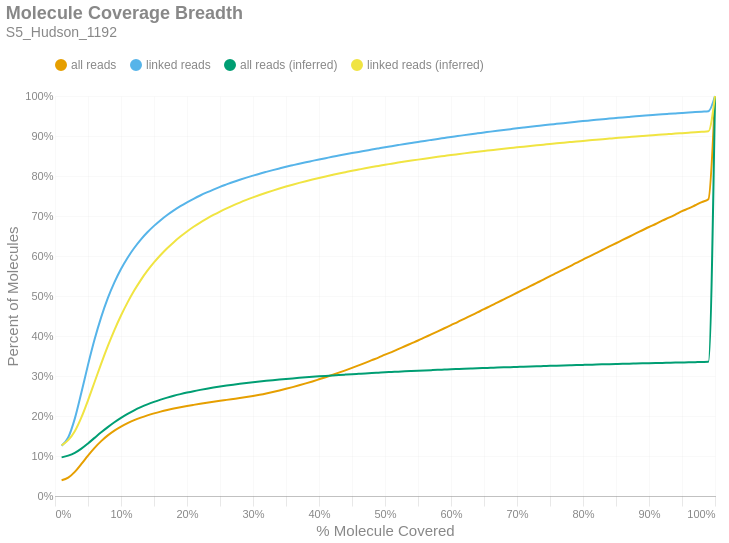

This figure's notebook cell:
### Markdown cell above
### Molecule Read Coverage
This chart shows molecule coverage breadth as computed by the number of bases aligned to that molecule. In other words, "*how much of each unique long molecule is actually sequenced/aligned?*" Keep in mind there is a distinction between sequences and alignments, since some sequences belonging to a particular molecule may not align well and wouldn't appear in the alignment data. This chart also shows molecule coverage breadth as computed by the *inferred fragment* from which the aligned sequences originate. Unlike read coverage, this calculation takes into account the total insert size, including unsequenced gaps between the forward and reverse reads. Like the previous figures, these are cumulative percents.

### Code cell
if SKIPLR:
    print_html(f"Skipped")
else:
    binned_df = consolidated_hist(valids['coverage_bp'], mask, 0.01, True)
    binned_df_inf = consolidated_hist(valids['coverage_inserts'], mask, 0.01, True)
    binned_df = binned_df.with_columns(pl.lit(binned_df_inf['all reads (cumsum)']).alias('all reads (inferred)'))
    binned_df = binned_df.with_columns(pl.lit(binned_df_inf['linked reads (cumsum)']).alias('linked reads (inferred)'))
    binned_df = binned_df.with_columns(
        (pl.col('bin').cast(pl.Float64) + 0.01).alias('right_edge')
    )

    with SafeRender(binned_df):
        (
            density_plot(binned_df, 'Molecule Coverage Breadth', samplename, 'molcov', ['all reads (inferred)','linked reads (inferred)'])
            .encode(
                #x=alt.X('bin:Q', title="% Molecule Covered").axis(format = '%').scale(padding=0),
                x=alt.X('right_edge:Q', title="% Molecule Covered").axis(format='%').scale(padding=0),
                y=alt.Y('value:Q', title='Percent of Molecules')
                    .axis(format='%')
                    .stack(False)
                    .scale(domainMin=0, padding=0),
                color=alt.Color("key:N").scale(domain = ["all reads", "linked reads", "all reads (inferred)", "linked reads (inferred)"]),
                tooltip = [
                    alt.Tooltip("key:N", title = "Data Type"),
                    alt.Tooltip("range_label:N", title="% Molecule Covered"),
                    alt.Tooltip("value:Q", format = ".2%", title="% Molecules")
                ]
            )
        ).display()

### Figure 1 — Vega-Lite specification as saved in the notebook (floating-point values rounded to 4 significant figures)
{"width": "container", "height": 400, "config": {"title": {"anchor": "start", "dy": -15, "fontSize": 18, "color": "#888888", "subtitleColor": "#888888", "subtitleFontSize": 14}, "arc": {"fill": "#0072B2"}, "axis": {"domainColor": "#888888", "domainWidth": 0.5, "gridWidth": 0.2, "grid": false, "titleFontWeight": 400, "titleFontSize": 15, "labelFontSize": 11, "labelColor": "#888888", "tickColor": "#888888", "tickWidth": 0.2, "titleColor": "#888888"}, "axisBand": {"grid": false}, "axisX": {"grid": true, "tickSize": 10, "domainCap": "round"}, "axisY": {"domain": false, "grid": true, "tickSize": 0, "domainCap": "round"}, "background": "transparent", "header": {"labelFontSize": 15, "labelColor": "#888888", "titleFontSize": 15, "titleFontWeight": 600, "titleColor": "#888888"}, "legend": {"labelFont": "sans-serif", "labelFontSize": 12, "labelColor": "#888888", "symbolSize": 100, "symbolType": "circle", "titleFontSize": 12, "titlePadding": 10, "titleColor": "#888888", "title": null, "orient": "top"}, "range": {"category": ["#E69F00", "#56B4E9", "#009E73", "#F0E442", "#0072B2", "#D55E00", "#CC79A7", "#000000"], "diverging": ["#cfe8f3", "#a2d4ec", "#73bfe2", "#46abdb", "#1696d2", "#12719e"]}, "area": {"fill": "#0072B2", "fillOpacity": 0.7, "line": true, "strokeOpacity": 0.7}, "line": {"color": "#0072B2", "stroke": "#0072B2", "strokeWidth": 2}, "trail": {"color": "#0072B2", "stroke": "#0072B2", "strokeWidth": 0, "size": 1}, "point": {"filled": true, "fillOpacity": 1.0, "size": 95}, "text": {"color": "#888888", "fontSize": 11, "align": "right", "fontWeight": 400, "size": 11}, "bar": {"fill": "#0072B2", "stroke": null}, "view": {"stroke": null, "continuousWidth": 660, "continuousHeight": 400}}, "data": {"name": "data-8a4ffffd753d54e5eae5ded180fde735"}, "mark": {"type": "line", "interpolate": "monotone", "point": {"opacity": 0, "size": 275}}, "encoding": {"color": {"field": "key", "scale": {"domain": ["all reads", "linked reads", "all reads (inferred)", "linked reads (inferred)"]}, "type": "nominal"}, "tooltip": [{"field": "key", "title": "Data Type", "type": "nominal"}, {"field": "range_label", "title": "% Molecule Covered", "type": "nominal"}, {"field": "value", "format": ".2%", "title": "% Molecules", "type": "quantitative"}], "x": {"axis": {"format": "%"}, "field": "right_edge", "scale": {"padding": 0}, "title": "% Molecule Covered", "type": "quantitative"}, "y": {"axis": {"format": "%"}, "field": "value", "scale": {"domainMin": 0, "padding": 0}, "stack": false, "title": "Percent of Molecules", "type": "quantitative"}}, "params": [{"name": "param_c36ac31b6afebe62", "select": {"type": "point", "fields": ["key"]}, "bind": "legend"}], "title": {"text": "Molecule Coverage Breadth", "subtitle": "S5_Hudson_1192"}, "transform": [{"fold": ["all reads (cumsum)", "linked reads (cumsum)", "all reads (inferred)", "linked reads (inferred)"]}, {"calculate": "replace(datum.key, ' (cumsum)', '')", "as": "key"}, {"filter": {"param": "param_c36ac31b6afebe62"}}], "usermeta": {"embedOptions": {"downloadFileName": "S5_Hudson_1192.molcov"}}, "$schema": "https://vega.github.io/schema/vega-lite/v6.1.0.json", "datasets": {"data-8a4ffffd753d54e5eae5ded180fde735": [{"bin": "0.0", "interval": "0.0-0.01", "all reads": 0.03926, "linked reads": 0.1255, "all reads (cumsum)": 0.03926, "linked reads (cumsum)": 0.1255, "range_label": "0.0-0.01", "all reads (inferred)": 0.09657, "linked reads (inferred)": 0.1265, "right_edge": 0.01}, {"bin": "0.01", "interval": "0.01-0.02", "all reads": 0.006526, "linked reads": 0.02067, "all reads (cumsum)": 0.04579, "linked reads (cumsum)": 0.1462, "range_label": "0.01-0.02", "all reads (inferred)": 0.1008, "linked reads (inferred)": 0.1395, "right_edge": 0.02}, {"bin": "0.02", "interval": "0.02-0.03", "all reads": 0.01454, "linked reads": 0.04725, "all reads (cumsum)": 0.06033, "linked reads (cumsum)": 0.1934, "range_label": "0.02-0.03", "all reads (inferred)": 0.1078, "linked reads (inferred)": 0.1619, "right_edge": 0.03}, {"bin": "0.03", "interval": "0.03-0.04", "all reads": 0.01991, "linked reads": 0.06539, "all reads (cumsum)": 0.08023, "linked reads (cumsum)": 0.2588, "range_label": "0.03-0.04", "all reads (inferred)": 0.1184, "linked reads (inferred)": 0.1964, "right_edge": 0.04}, {"bin": "0.04", "interval": "0.04-0.05", "all reads": 0.02089, "linked reads": 0.069, "all reads (cumsum)": 0.1011, "linked reads (cumsum)": 0.3278, "range_label": "0.04-0.05", "all reads (inferred)": 0.1314, "linked reads (inferred)": 0.239, "right_edge": 0.05}, {"bin": "0.05", "interval": "0.05-0.06", "all reads": 0.01934, "linked reads": 0.06394, "all reads (cumsum)": 0.1205, "linked reads (cumsum)": 0.3918, "range_label": "0.05-0.06", "all reads (inferred)": 0.1453, "linked reads (inferred)": 0.285, "right_edge": 0.06}, {"bin": "0.06", "interval": "0.06-0.07", "all reads": 0.01675, "linked reads": 0.05544, "all reads (cumsum)": 0.1372, "linked reads (cumsum)": 0.4472, "range_label": "0.06-0.07", "all reads (inferred)": 0.1591, "linked reads (inferred)": 0.3309, "right_edge": 0.07}, {"bin": "0.07", "interval": "0.07-0.08", "all reads": 0.01432, "linked reads": 0.04746, "all reads (cumsum)": 0.1515, "linked reads (cumsum)": 0.4947, "range_label": "0.07-0.08", "all reads (inferred)": 0.1722, "linked reads (inferred)": 0.3744, "right_edge": 0.08}, {"bin": "0.08", "interval": "0.08-0.09", "all reads": 0.01193, "linked reads": 0.03943, "all reads (cumsum)": 0.1635, "linked reads (cumsum)": 0.5341, "range_label": "0.08-0.09", "all reads (inferred)": 0.1844, "linked reads (inferred)": 0.4148, "right_edge": 0.09}, {"bin": "0.09", "interval": "0.09-0.1", "all reads": 0.01011, "linked reads": 0.03334, "all reads (cumsum)": 0.1736, "linked reads (cumsum)": 0.5674, "range_label": "0.09-0.1", "all reads (inferred)": 0.1954, "linked reads (inferred)": 0.4513, "right_edge": 0.1}, {"bin": "0.1", "interval": "0.1-0.11", "all reads": 0.008627, "linked reads": 0.02835, "all reads (cumsum)": 0.1822, "linked reads (cumsum)": 0.5958, "range_label": "0.1-0.11", "all reads (inferred)": 0.2052, "linked reads (inferred)": 0.4841, "right_edge": 0.11}, {"bin": "0.11", "interval": "0.11-0.12", "all reads": 0.007368, "linked reads": 0.0242, "all reads (cumsum)": 0.1896, "linked reads (cumsum)": 0.62, "range_label": "0.11-0.12", "all reads (inferred)": 0.2141, "linked reads (inferred)": 0.5136, "right_edge": 0.12}, {"bin": "0.12", "interval": "0.12-0.13", "all reads": 0.006387, "linked reads": 0.02098, "all reads (cumsum)": 0.196, "linked reads (cumsum)": 0.641, "range_label": "0.12-0.13", "all reads (inferred)": 0.222, "linked reads (inferred)": 0.5398, "right_edge": 0.13}, {"bin": "0.13", "interval": "0.13-0.14", "all reads": 0.005589, "linked reads": 0.01828, "all reads (cumsum)": 0.2016, "linked reads (cumsum)": 0.6592, "range_label": "0.13-0.14", "all reads (inferred)": 0.229, "linked reads (inferred)": 0.5632, "right_edge": 0.14}, {"bin": "0.14", "interval": "0.14-0.15", "all reads": 0.004934, "linked reads": 0.01608, "all reads (cumsum)": 0.2065, "linked reads (cumsum)": 0.6753, "range_label": "0.14-0.15", "all reads (inferred)": 0.2352, "linked reads (inferred)": 0.5838, "right_edge": 0.15}, {"bin": "0.15", "interval": "0.15-0.16", "all reads": 0.00442, "linked reads": 0.01432, "all reads (cumsum)": 0.2109, "linked reads (cumsum)": 0.6896, "range_label": "0.15-0.16", "all reads (inferred)": 0.2408, "linked reads (inferred)": 0.6025, "right_edge": 0.16}, {"bin": "0.16", "interval": "0.16-0.17", "all reads": 0.004013, "linked reads": 0.01288, "all reads (cumsum)": 0.2149, "linked reads (cumsum)": 0.7025, "range_label": "0.16-0.17", "all reads (inferred)": 0.2459, "linked reads (inferred)": 0.6194, "right_edge": 0.17}, {"bin": "0.17", "interval": "0.17-0.18", "all reads": 0.003647, "linked reads": 0.01164, "all reads (cumsum)": 0.2186, "linked reads (cumsum)": 0.7142, "range_label": "0.17-0.18", "all reads (inferred)": 0.2505, "linked reads (inferred)": 0.6347, "right_edge": 0.18}, {"bin": "0.18", "interval": "0.18-0.19", "all reads": 0.003344, "linked reads": 0.0105, "all reads (cumsum)": 0.2219, "linked reads (cumsum)": 0.7247, "range_label": "0.18-0.19", "all reads (inferred)": 0.2547, "linked reads (inferred)": 0.6486, "right_edge": 0.19}, {"bin": "0.19", "interval": "0.19-0.2", "all reads": 0.003083, "linked reads": 0.00957, "all reads (cumsum)": 0.225, "linked reads (cumsum)": 0.7342, "range_label": "0.19-0.2", "all reads (inferred)": 0.2586, "linked reads (inferred)": 0.6614, "right_edge": 0.2}, {"bin": "0.2", "interval": "0.2-0.21", "all reads": 0.002845, "linked reads": 0.008715, "all reads (cumsum)": 0.2278, "linked reads (cumsum)": 0.7429, "range_label": "0.2-0.21", "all reads (inferred)": 0.2621, "linked reads (inferred)": 0.6731, "right_edge": 0.21}, {"bin": "0.21", "interval": "0.21-0.22", "all reads": 0.002738, "linked reads": 0.008252, "all reads (cumsum)": 0.2306, "linked reads (cumsum)": 0.7512, "range_label": "0.21-0.22", "all reads (inferred)": 0.2653, "linked reads (inferred)": 0.6837, "right_edge": 0.22}, {"bin": "0.22", "interval": "0.22-0.23", "all reads": 0.002594, "linked reads": 0.007684, "all reads (cumsum)": 0.2332, "linked reads (cumsum)": 0.7589, "range_label": "0.22-0.23", "all reads (inferred)": 0.2683, "linked reads (inferred)": 0.6935, "right_edge": 0.23}, {"bin": "0.23", "interval": "0.23-0.24", "all reads": 0.002501, "linked reads": 0.007254, "all reads (cumsum)": 0.2357, "linked reads (cumsum)": 0.7661, "range_label": "0.23-0.24", "all reads (inferred)": 0.2711, "linked reads (inferred)": 0.7026, "right_edge": 0.24}, {"bin": "0.24", "interval": "0.24-0.25", "all reads": 0.002404, "linked reads": 0.006807, "all reads (cumsum)": 0.2381, "linked reads (cumsum)": 0.7729, "range_label": "0.24-0.25", "all reads (inferred)": 0.2736, "linked reads (inferred)": 0.7112, "right_edge": 0.25}, {"bin": "0.25", "interval": "0.25-0.26", "all reads": 0.002247, "linked reads": 0.006138, "all reads (cumsum)": 0.2403, "linked reads (cumsum)": 0.7791, "range_label": "0.25-0.26", "all reads (inferred)": 0.276, "linked reads (inferred)": 0.719, "right_edge": 0.26}, {"bin": "0.26", "interval": "0.26-0.27", "all reads": 0.0023, "linked reads": 0.006007, "all reads (cumsum)": 0.2426, "linked reads (cumsum)": 0.7851, "range_label": "0.26-0.27", "all reads (inferred)": 0.2783, "linked reads (inferred)": 0.7265, "right_edge": 0.27}, {"bin": "0.27", "interval": "0.27-0.28", "all reads": 0.002308, "linked reads": 0.005576, "all reads (cumsum)": 0.2449, "linked reads (cumsum)": 0.7907, "range_label": "0.27-0.28", "all reads (inferred)": 0.2804, "linked reads (inferred)": 0.7336, "right_edge": 0.28}, {"bin": "0.28", "interval": "0.28-0.29", "all reads": 0.002485, "linked reads": 0.005264, "all reads (cumsum)": 0.2474, "linked reads (cumsum)": 0.7959, "range_label": "0.28-0.29", "all reads (inferred)": 0.2824, "linked reads (inferred)": 0.7402, "right_edge": 0.29}, {"bin": "0.29", "interval": "0.29-0.3", "all reads": 0.002738, "linked reads": 0.005006, "all reads (cumsum)": 0.2502, "linked reads (cumsum)": 0.8009, "range_label": "0.29-0.3", "all reads (inferred)": 0.2843, "linked reads (inferred)": 0.7464, "right_edge": 0.3}, {"bin": "0.3", "interval": "0.3-0.31", "all reads": 0.00302, "linked reads": 0.004872, "all reads (cumsum)": 0.2532, "linked reads (cumsum)": 0.8058, "range_label": "0.3-0.31", "all reads (inferred)": 0.2861, "linked reads (inferred)": 0.7524, "right_edge": 0.31}, {"bin": "0.31", "interval": "0.31-0.32", "all reads": 0.003277, "linked reads": 0.004521, "all reads (cumsum)": 0.2564, "linked reads (cumsum)": 0.8103, "range_label": "0.31-0.32", "all reads (inferred)": 0.2879, "linked reads (inferred)": 0.7581, "right_edge": 0.32}, {"bin": "0.32", "interval": "0.32-0.33", "all reads": 0.003597, "linked reads": 0.004378, "all reads (cumsum)": 0.26, "linked reads (cumsum)": 0.8147, "range_label": "0.32-0.33", "all reads (inferred)": 0.2895, "linked reads (inferred)": 0.7635, "right_edge": 0.33}, {"bin": "0.33", "interval": "0.33-0.34", "all reads": 0.003833, "linked reads": 0.00422, "all reads (cumsum)": 0.2639, "linked reads (cumsum)": 0.8189, "range_label": "0.33-0.34", "all reads (inferred)": 0.2911, "linked reads (inferred)": 0.7686, "right_edge": 0.34}, {"bin": "0.34", "interval": "0.34-0.35", "all reads": 0.004044, "linked reads": 0.004107, "all reads (cumsum)": 0.2679, "linked reads (cumsum)": 0.823, "range_label": "0.34-0.35", "all reads (inferred)": 0.2926, "linked reads (inferred)": 0.7736, "right_edge": 0.35}, {"bin": "0.35", "interval": "0.35-0.36", "all reads": 0.00427, "linked reads": 0.003839, "all reads (cumsum)": 0.2722, "linked reads (cumsum)": 0.8269, "range_label": "0.35-0.36", "all reads (inferred)": 0.294, "linked reads (inferred)": 0.7783, "right_edge": 0.36}, {"bin": "0.36", "interval": "0.36-0.37", "all reads": 0.004545, "linked reads": 0.003773, "all reads (cumsum)": 0.2767, "linked reads (cumsum)": 0.8306, "range_label": "0.36-0.37", "all reads (inferred)": 0.2954, "linked reads (inferred)": 0.7827, "right_edge": 0.37}, {"bin": "0.37", "interval": "0.37-0.38", "all reads": 0.00474, "linked reads": 0.003621, "all reads (cumsum)": 0.2815, "linked reads (cumsum)": 0.8343, "range_label": "0.37-0.38", "all reads (inferred)": 0.2967, "linked reads (inferred)": 0.7871, "right_edge": 0.38}, {"bin": "0.38", "interval": "0.38-0.39", "all reads": 0.004953, "linked reads": 0.003536, "all reads (cumsum)": 0.2864, "linked reads (cumsum)": 0.8378, "range_label": "0.38-0.39", "all reads (inferred)": 0.2979, "linked reads (inferred)": 0.7912, "right_edge": 0.39}, {"bin": "0.39", "interval": "0.39-0.4", "all reads": 0.005264, "linked reads": 0.003548, "all reads (cumsum)": 0.2917, "linked reads (cumsum)": 0.8413, "range_label": "0.39-0.4", "all reads (inferred)": 0.2992, "linked reads (inferred)": 0.7952, "right_edge": 0.4}, {"bin": "0.4", "interval": "0.4-0.41", "all reads": 0.005326, "linked reads": 0.003268, "all reads (cumsum)": 0.297, "linked reads (cumsum)": 0.8446, "range_label": "0.4-0.41", "all reads (inferred)": 0.3003, "linked reads (inferred)": 0.7989, "right_edge": 0.41}, {"bin": "0.41", "interval": "0.41-0.42", "all reads": 0.005592, "linked reads": 0.00332, "all reads (cumsum)": 0.3026, "linked reads (cumsum)": 0.8479, "range_label": "0.41-0.42", "all reads (inferred)": 0.3014, "linked reads (inferred)": 0.8026, "right_edge": 0.42}, {"bin": "0.42", "interval": "0.42-0.43", "all reads": 0.00569, "linked reads": 0.003119, "all reads (cumsum)": 0.3083, "linked reads (cumsum)": 0.851, "range_label": "0.42-0.43", "all reads (inferred)": 0.3025, "linked reads (inferred)": 0.8061, "right_edge": 0.43}, {"bin": "0.43", "interval": "0.43-0.44", "all reads": 0.005874, "linked reads": 0.003132, "all reads (cumsum)": 0.3142, "linked reads (cumsum)": 0.8542, "range_label": "0.43-0.44", "all reads (inferred)": 0.3035, "linked reads (inferred)": 0.8095, "right_edge": 0.44}, {"bin": "0.44", "interval": "0.44-0.45", "all reads": 0.006114, "linked reads": 0.003071, "all reads (cumsum)": 0.3203, "linked reads (cumsum)": 0.8573, "range_label": "0.44-0.45", "all reads (inferred)": 0.3046, "linked reads (inferred)": 0.8129, "right_edge": 0.45}, {"bin": "0.45", "interval": "0.45-0.46", "all reads": 0.006242, "linked reads": 0.002992, "all reads (cumsum)": 0.3265, "linked reads (cumsum)": 0.8602, "range_label": "0.45-0.46", "all reads (inferred)": 0.3055, "linked reads (inferred)": 0.8161, "right_edge": 0.46}, {"bin": "0.46", "interval": "0.46-0.47", "all reads": 0.006365, "linked reads": 0.002915, "all reads (cumsum)": 0.3329, "linked reads (cumsum)": 0.8632, "range_label": "0.46-0.47", "all reads (inferred)": 0.3065, "linked reads (inferred)": 0.8193, "right_edge": 0.47}, {"bin": "0.47", "interval": "0.47-0.48", "all reads": 0.006614, "linked reads": 0.002953, "all reads (cumsum)": 0.3395, "linked reads (cumsum)": 0.8661, "range_label": "0.47-0.48", "all reads (inferred)": 0.3074, "linked reads (inferred)": 0.8223, "right_edge": 0.48}, {"bin": "0.48", "interval": "0.48-0.49", "all reads": 0.006501, "linked reads": 0.002903, "all reads (cumsum)": 0.346, "linked reads (cumsum)": 0.869, "range_label": "0.48-0.49", "all reads (inferred)": 0.3083, "linked reads (inferred)": 0.8252, "right_edge": 0.49}, {"bin": "0.49", "interval": "0.49-0.5", "all reads": 0.00733, "linked reads": 0.002887, "all reads (cumsum)": 0.3533, "linked reads (cumsum)": 0.8719, "range_label": "0.49-0.5", "all reads (inferred)": 0.3092, "linked reads (inferred)": 0.8281, "right_edge": 0.5}, {"bin": "0.5", "interval": "0.5-0.51", "all reads": 0.00646, "linked reads": 0.002723, "all reads (cumsum)": 0.3598, "linked reads (cumsum)": 0.8746, "range_label": "0.5-0.51", "all reads (inferred)": 0.31, "linked reads (inferred)": 0.8308, "right_edge": 0.51}, {"bin": "0.51", "interval": "0.51-0.52", "all reads": 0.00736, "linked reads": 0.002704, "all reads (cumsum)": 0.3672, "linked reads (cumsum)": 0.8773, "range_label": "0.51-0.52", "all reads (inferred)": 0.3109, "linked reads (inferred)": 0.8335, "right_edge": 0.52}, {"bin": "0.52", "interval": "0.52-0.53", "all reads": 0.007109, "linked reads": 0.002673, "all reads (cumsum)": 0.3743, "linked reads (cumsum)": 0.88, "range_label": "0.52-0.53", "all reads (inferred)": 0.3117, "linked reads (inferred)": 0.8361, "right_edge": 0.53}, {"bin": "0.53", "interval": "0.53-0.54", "all reads": 0.007285, "linked reads": 0.00258, "all reads (cumsum)": 0.3816, "linked reads (cumsum)": 0.8826, "range_label": "0.53-0.54", "all reads (inferred)": 0.3124, "linked reads (inferred)": 0.8386, "right_edge": 0.54}, {"bin": "0.54", "interval": "0.54-0.55", "all reads": 0.007243, "linked reads": 0.002572, "all reads (cumsum)": 0.3888, "linked reads (cumsum)": 0.8852, "range_label": "0.54-0.55", "all reads (inferred)": 0.3132, "linked reads (inferred)": 0.841, "right_edge": 0.55}, {"bin": "0.55", "interval": "0.55-0.56", "all reads": 0.007613, "linked reads": 0.002589, "all reads (cumsum)": 0.3964, "linked reads (cumsum)": 0.8877, "range_label": "0.55-0.56", "all reads (inferred)": 0.3139, "linked reads (inferred)": 0.8433, "right_edge": 0.56}, {"bin": "0.56", "interval": "0.56-0.57", "all reads": 0.007556, "linked reads": 0.0025, "all reads (cumsum)": 0.404, "linked reads (cumsum)": 0.8902, "range_label": "0.56-0.57", "all reads (inferred)": 0.3146, "linked reads (inferred)": 0.8456, "right_edge": 0.57}, {"bin": "0.57", "interval": "0.57-0.58", "all reads": 0.00763, "linked reads": 0.00248, "all reads (cumsum)": 0.4116, "linked reads (cumsum)": 0.8927, "range_label": "0.57-0.58", "all reads (inferred)": 0.3153, "linked reads (inferred)": 0.8479, "right_edge": 0.58}, {"bin": "0.58", "interval": "0.58-0.59", "all reads": 0.007751, "linked reads": 0.002387, "all reads (cumsum)": 0.4193, "linked reads (cumsum)": 0.8951, "range_label": "0.58-0.59", "all reads (inferred)": 0.316, "linked reads (inferred)": 0.8502, "right_edge": 0.59}, {"bin": "0.59", "interval": "0.59-0.6", "all reads": 0.007917, "linked reads": 0.002411, "all reads (cumsum)": 0.4273, "linked reads (cumsum)": 0.8975, "range_label": "0.59-0.6", "all reads (inferred)": 0.3167, "linked reads (inferred)": 0.8524, "right_edge": 0.6}, {"bin": "0.6", "interval": "0.6-0.61", "all reads": 0.007644, "linked reads": 0.002298, "all reads (cumsum)": 0.4349, "linked reads (cumsum)": 0.8998, "range_label": "0.6-0.61", "all reads (inferred)": 0.3174, "linked reads (inferred)": 0.8545, "right_edge": 0.61}, {"bin": "0.61", "interval": "0.61-0.62", "all reads": 0.008071, "linked reads": 0.00235, "all reads (cumsum)": 0.443, "linked reads (cumsum)": 0.9022, "range_label": "0.61-0.62", "all reads (inferred)": 0.318, "linked reads (inferred)": 0.8566, "right_edge": 0.62}, {"bin": "0.62", "interval": "0.62-0.63", "all reads": 0.007914, "linked reads": 0.002276, "all reads (cumsum)": 0.4509, "linked reads (cumsum)": 0.9044, "range_label": "0.62-0.63", "all reads (inferred)": 0.3186, "linked reads (inferred)": 0.8586, "right_edge": 0.63}, {"bin": "0.63", "interval": "0.63-0.64", "all reads": 0.008048, "linked reads": 0.002182, "all reads (cumsum)": 0.4589, "linked reads (cumsum)": 0.9066, "range_label": "0.63-0.64", "all reads (inferred)": 0.3193, "linked reads (inferred)": 0.8605, "right_edge": 0.64}, {"bin": "0.64", "interval": "0.64-0.65", "all reads": 0.007997, "linked reads": 0.002152, "all reads (cumsum)": 0.4669, "linked reads (cumsum)": 0.9088, "range_label": "0.64-0.65", "all reads (inferred)": 0.3199, "linked reads (inferred)": 0.8625, "right_edge": 0.65}, {"bin": "0.65", "interval": "0.65-0.66", "all reads": 0.008431, "linked reads": 0.002177, "all reads (cumsum)": 0.4754, "linked reads (cumsum)": 0.911, "range_label": "0.65-0.66", "all reads (inferred)": 0.3204, "linked reads (inferred)": 0.8644, "right_edge": 0.66}, {"bin": "0.66", "interval": "0.66-0.67", "all reads": 0.008037, "linked reads": 0.002126, "all reads (cumsum)": 0.4834, "linked reads (cumsum)": 0.9131, "range_label": "0.66-0.67", "all reads (inferred)": 0.321, "linked reads (inferred)": 0.8663, "right_edge": 0.67}, {"bin": "0.67", "interval": "0.67-0.68", "all reads": 0.008232, "linked reads": 0.002043, "all reads (cumsum)": 0.4916, "linked reads (cumsum)": 0.9151, "range_label": "0.67-0.68", "all reads (inferred)": 0.3216, "linked reads (inferred)": 0.8681, "right_edge": 0.68}, {"bin": "0.68", "interval": "0.68-0.69", "all reads": 0.008152, "linked reads": 0.002005, "all reads (cumsum)": 0.4998, "linked reads (cumsum)": 0.9171, "range_label": "0.68-0.69", "all reads (inferred)": 0.3222, "linked reads (inferred)": 0.8699, "right_edge": 0.69}, {"bin": "0.69", "interval": "0.69-0.7", "all reads": 0.008345, "linked reads": 0.002014, "all reads (cumsum)": 0.5081, "linked reads (cumsum)": 0.9191, "range_label": "0.69-0.7", "all reads (inferred)": 0.3227, "linked reads (inferred)": 0.8716, "right_edge": 0.7}, {"bin": "0.7", "interval": "0.7-0.71", "all reads": 0.008181, "linked reads": 0.00196, "all reads (cumsum)": 0.5163, "linked reads (cumsum)": 0.9211, "range_label": "0.7-0.71", "all reads (inferred)": 0.3233, "linked reads (inferred)": 0.8734, "right_edge": 0.71}, {"bin": "0.71", "interval": "0.71-0.72", "all reads": 0.008164, "linked reads": 0.001929, "all reads (cumsum)": 0.5245, "linked reads (cumsum)": 0.923, "range_label": "0.71-0.72", "all reads (inferred)": 0.3238, "linked reads (inferred)": 0.8751, "right_edge": 0.72}, {"bin": "0.72", "interval": "0.72-0.73", "all reads": 0.008348, "linked reads": 0.001865, "all reads (cumsum)": 0.5328, "linked reads (cumsum)": 0.9249, "range_label": "0.72-0.73", "all reads (inferred)": 0.3243, "linked reads (inferred)": 0.8768, "right_edge": 0.73}, {"bin": "0.73", "interval": "0.73-0.74", "all reads": 0.008194, "linked reads": 0.00187, "all reads (cumsum)": 0.541, "linked reads (cumsum)": 0.9268, "range_label": "0.73-0.74", "all reads (inferred)": 0.3248, "linked reads (inferred)": 0.8784, "right_edge": 0.74}, {"bin": "0.74", "interval": "0.74-0.75", "all reads": 0.008626, "linked reads": 0.001856, "all reads (cumsum)": 0.5496, "linked reads (cumsum)": 0.9286, "range_label": "0.74-0.75", "all reads (inferred)": 0.3253, "linked reads (inferred)": 0.88, "right_edge": 0.75}, {"bin": "0.75", "interval": "0.75-0.76", "all reads": 0.008081, "linked reads": 0.001702, "all reads (cumsum)": 0.5577, "linked reads (cumsum)": 0.9303, "range_label": "0.75-0.76", "all reads (inferred)": 0.3258, "linked reads (inferred)": 0.8816, "right_edge": 0.76}, {"bin": "0.76", "interval": "0.76-0.77", "all reads": 0.008327, "linked reads": 0.001752, "all reads (cumsum)": 0.5661, "linked reads (cumsum)": 0.9321, "range_label": "0.76-0.77", "all reads (inferred)": 0.3263, "linked reads (inferred)": 0.8831, "right_edge": 0.77}, {"bin": "0.77", "interval": "0.77-0.78", "all reads": 0.008269, "linked reads": 0.001717, "all reads (cumsum)": 0.5743, "linked reads (cumsum)": 0.9338, "range_label": "0.77-0.78", "all reads (inferred)": 0.3268, "linked reads (inferred)": 0.8847, "right_edge": 0.78}, {"bin": "0.78", "interval": "0.78-0.79", "all reads": 0.008225, "linked reads": 0.001717, "all reads (cumsum)": 0.5825, "linked reads (cumsum)": 0.9355, "range_label": "0.78-0.79", "all reads (inferred)": 0.3273, "linked reads (inferred)": 0.8863, "right_edge": 0.79}, {"bin": "0.79", "interval": "0.79-0.8", "all reads": 0.008582, "linked reads": 0.001698, "all reads (cumsum)": 0.5911, "linked reads (cumsum)": 0.9372, "range_label": "0.79-0.8", "all reads (inferred)": 0.3277, "linked reads (inferred)": 0.8877, "right_edge": 0.8}, {"bin": "0.8", "interval": "0.8-0.81", "all reads": 0.00801, "linked reads": 0.001595, "all reads (cumsum)": 0.5991, "linked reads (cumsum)": 0.9388, "range_label": "0.8-0.81", "all reads (inferred)": 0.3282, "linked reads (inferred)": 0.8892, "right_edge": 0.81}, {"bin": "0.81", "interval": "0.81-0.82", "all reads": 0.008199, "linked reads": 0.001586, "all reads (cumsum)": 0.6073, "linked reads (cumsum)": 0.9404, "range_label": "0.81-0.82", "all reads (inferred)": 0.3287, "linked reads (inferred)": 0.8907, "right_edge": 0.82}, {"bin": "0.82", "interval": "0.82-0.83", "all reads": 0.008288, "linked reads": 0.001505, "all reads (cumsum)": 0.6156, "linked reads (cumsum)": 0.9419, "range_label": "0.82-0.83", "all reads (inferred)": 0.3291, "linked reads (inferred)": 0.8921, "right_edge": 0.83}, {"bin": "0.83", "interval": "0.83-0.84", "all reads": 0.008213, "linked reads": 0.001571, "all reads (cumsum)": 0.6238, "linked reads (cumsum)": 0.9435, "range_label": "0.83-0.84", "all reads (inferred)": 0.3296, "linked reads (inferred)": 0.8935, "right_edge": 0.84}, {"bin": "0.84", "interval": "0.84-0.85", "all reads": 0.008024, "linked reads": 0.001456, "all reads (cumsum)": 0.6319, "linked reads (cumsum)": 0.9449, "range_label": "0.84-0.85", "all reads (inferred)": 0.33, "linked reads (inferred)": 0.8949, "right_edge": 0.85}, {"bin": "0.85", "interval": "0.85-0.86", "all reads": 0.00825, "linked reads": 0.001455, "all reads (cumsum)": 0.6401, "linked reads (cumsum)": 0.9464, "range_label": "0.85-0.86", "all reads (inferred)": 0.3304, "linked reads (inferred)": 0.8963, "right_edge": 0.86}, {"bin": "0.86", "interval": "0.86-0.87", "all reads": 0.008058, "linked reads": 0.001387, "all reads (cumsum)": 0.6482, "linked reads (cumsum)": 0.9478, "range_label": "0.86-0.87", "all reads (inferred)": 0.3308, "linked reads (inferred)": 0.8975, "right_edge": 0.87}, {"bin": "0.87", "interval": "0.87-0.88", "all reads": 0.008202, "linked reads": 0.001366, "all reads (cumsum)": 0.6564, "linked reads (cumsum)": 0.9491, "range_label": "0.87-0.88", "all reads (inferred)": 0.3312, "linked reads (inferred)": 0.8988, "right_edge": 0.88}, {"bin": "0.88", "interval": "0.88-0.89", "all reads": 0.008043, "linked reads": 0.00128, "all reads (cumsum)": 0.6644, "linked reads (cumsum)": 0.9504, "range_label": "0.88-0.89", "all reads (inferred)": 0.3316, "linked reads (inferred)": 0.9001, "right_edge": 0.89}, {"bin": "0.89", "interval": "0.89-0.9", "all reads": 0.008132, "linked reads": 0.001345, "all reads (cumsum)": 0.6726, "linked reads (cumsum)": 0.9518, "range_label": "0.89-0.9", "all reads (inferred)": 0.332, "linked reads (inferred)": 0.9013, "right_edge": 0.9}, {"bin": "0.9", "interval": "0.9-0.91", "all reads": 0.007495, "linked reads": 0.001199, "all reads (cumsum)": 0.68, "linked reads (cumsum)": 0.953, "range_label": "0.9-0.91", "all reads (inferred)": 0.3324, "linked reads (inferred)": 0.9025, "right_edge": 0.91}, {"bin": "0.91", "interval": "0.91-0.92", "all reads": 0.008503, "linked reads": 0.001274, "all reads (cumsum)": 0.6886, "linked reads (cumsum)": 0.9542, "range_label": "0.91-0.92", "all reads (inferred)": 0.3328, "linked reads (inferred)": 0.9037, "right_edge": 0.92}, {"bin": "0.92", "interval": "0.92-0.93", "all reads": 0.007227, "linked reads": 0.001167, "all reads (cumsum)": 0.6958, "linked reads (cumsum)": 0.9554, "range_label": "0.92-0.93", "all reads (inferred)": 0.3331, "linked reads (inferred)": 0.9048, "right_edge": 0.93}, {"bin": "0.93", "interval": "0.93-0.94", "all reads": 0.007846, "linked reads": 0.001141, "all reads (cumsum)": 0.7036, "linked reads (cumsum)": 0.9565, "range_label": "0.93-0.94", "all reads (inferred)": 0.3335, "linked reads (inferred)": 0.9059, "right_edge": 0.94}, {"bin": "0.94", "interval": "0.94-0.95", "all reads": 0.008352, "linked reads": 0.001133, "all reads (cumsum)": 0.712, "linked reads (cumsum)": 0.9577, "range_label": "0.94-0.95", "all reads (inferred)": 0.3339, "linked reads (inferred)": 0.9071, "right_edge": 0.95}, {"bin": "0.95", "interval": "0.95-0.96", "all reads": 0.006924, "linked reads": 0.001088, "all reads (cumsum)": 0.7189, "linked reads (cumsum)": 0.9588, "range_label": "0.95-0.96", "all reads (inferred)": 0.3342, "linked reads (inferred)": 0.9083, "right_edge": 0.96}, {"bin": "0.96", "interval": "0.96-0.97", "all reads": 0.00799, "linked reads": 0.0009839, "all reads (cumsum)": 0.7269, "linked reads (cumsum)": 0.9597, "range_label": "0.96-0.97", "all reads (inferred)": 0.3346, "linked reads (inferred)": 0.9094, "right_edge": 0.97}, {"bin": "0.97", "interval": "0.97-0.98", "all reads": 0.007997, "linked reads": 0.001022, "all reads (cumsum)": 0.7349, "linked reads (cumsum)": 0.9608, "range_label": "0.97-0.98", "all reads (inferred)": 0.335, "linked reads (inferred)": 0.9106, "right_edge": 0.98}, {"bin": "0.98", "interval": "0.98-0.99", "all reads": 0.007157, "linked reads": 0.00105, "all reads (cumsum)": 0.742, "linked reads (cumsum)": 0.9618, "range_label": "0.98-0.99", "all reads (inferred)": 0.3354, "linked reads (inferred)": 0.9117, "right_edge": 0.99}, {"bin": "0.99", "interval": "0.99-1.0", "all reads": 0.258, "linked reads": 0.03819, "all reads (cumsum)": 1.0, "linked reads (cumsum)": 1.0, "range_label": "0.99-1.0", "all reads (inferred)": 1.0, "linked reads (inferred)": 1.0, "right_edge": 1.0}]}}
